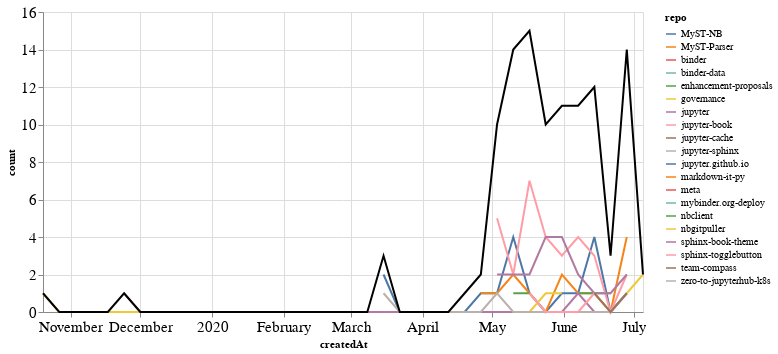

Notebook code cell kept with this figure:
### Markdown cell above
## PRs

### Code cell
prs_time = prs.groupby('repo').resample('W', on='createdAt').count()['author'].reset_index()
prs_time = prs_time.rename(columns={'author': 'count'})
prs_time_total = prs_time.groupby('createdAt').agg({"count": "sum"}).reset_index()

ch1 = alt.Chart(prs_time, width=600).mark_line().encode(
    x='createdAt',
    y='count',
    color='repo',
    tooltip="repo"
)

ch2 = alt.Chart(prs_time_total, width=600).mark_line(color="black").encode(
    x='createdAt',
    y='count',
)

ch1 + ch2

### Figure 1 — Vega-Lite specification as saved in the notebook (floating-point values rounded to 4 significant figures; data arrays with more than 128 entries replaced by an {"elided": "..."} marker saying what was removed)
{"config": {"axisLeft": {"labelFontSize": 15}, "axisBottom": {"labelFontSize": 15}}, "layer": [{"data": {"name": "data-bafb0c6c0594c173f6d6c0c71ce967c5"}, "mark": "line", "encoding": {"color": {"type": "nominal", "field": "repo"}, "tooltip": {"type": "nominal", "field": "repo"}, "x": {"type": "temporal", "field": "createdAt"}, "y": {"type": "quantitative", "field": "count"}}, "width": 600}, {"data": {"name": "data-72e1ac7c8afd7361c56b5c8affe42f8d"}, "mark": {"type": "line", "color": "black"}, "encoding": {"x": {"type": "temporal", "field": "createdAt"}, "y": {"type": "quantitative", "field": "count"}}, "width": 600}], "$schema": "https://vega.github.io/schema/vega-lite/v4.8.1.json", "datasets": {"data-bafb0c6c0594c173f6d6c0c71ce967c5": {"elided": "148 records"}, "data-72e1ac7c8afd7361c56b5c8affe42f8d": [{"createdAt": "2019-10-20T00:00:00", "count": 1}, {"createdAt": "2019-10-27T00:00:00", "count": 0}, {"createdAt": "2019-11-03T00:00:00", "count": 0}, {"createdAt": "2019-11-10T00:00:00", "count": 0}, {"createdAt": "2019-11-17T00:00:00", "count": 0}, {"createdAt": "2019-11-24T00:00:00", "count": 1}, {"createdAt": "2019-12-01T00:00:00", "count": 0}, {"createdAt": "2019-12-08T00:00:00", "count": 0}, {"createdAt": "2019-12-15T00:00:00", "count": 0}, {"createdAt": "2019-12-22T00:00:00", "count": 0}, {"createdAt": "2019-12-29T00:00:00", "count": 0}, {"createdAt": "2020-01-05T00:00:00", "count": 0}, {"createdAt": "2020-01-12T00:00:00", "count": 0}, {"createdAt": "2020-01-19T00:00:00", "count": 0}, {"createdAt": "2020-01-26T00:00:00", "count": 0}, {"createdAt": "2020-02-02T00:00:00", "count": 0}, {"createdAt": "2020-02-09T00:00:00", "count": 0}, {"createdAt": "2020-02-16T00:00:00", "count": 0}, {"createdAt": "2020-02-23T00:00:00", "count": 0}, {"createdAt": "2020-03-01T00:00:00", "count": 0}, {"createdAt": "2020-03-08T00:00:00", "count": 0}, {"createdAt": "2020-03-15T00:00:00", "count": 3}, {"createdAt": "2020-03-22T00:00:00", "count": 0}, {"createdAt": "2020-03-29T00:00:00", "count": 0}, {"createdAt": "2020-04-05T00:00:00", "count": 0}, {"createdAt": "2020-04-12T00:00:00", "count": 0}, {"createdAt": "2020-04-19T00:00:00", "count": 1}, {"createdAt": "2020-04-26T00:00:00", "count": 2}, {"createdAt": "2020-05-03T00:00:00", "count": 10}, {"createdAt": "2020-05-10T00:00:00", "count": 14}, {"createdAt": "2020-05-17T00:00:00", "count": 15}, {"createdAt": "2020-05-24T00:00:00", "count": 10}, {"createdAt": "2020-05-31T00:00:00", "count": 11}, {"createdAt": "2020-06-07T00:00:00", "count": 11}, {"createdAt": "2020-06-14T00:00:00", "count": 12}, {"createdAt": "2020-06-21T00:00:00", "count": 3}, {"createdAt": "2020-06-28T00:00:00", "count": 14}, {"createdAt": "2020-07-05T00:00:00", "count": 2}]}}
